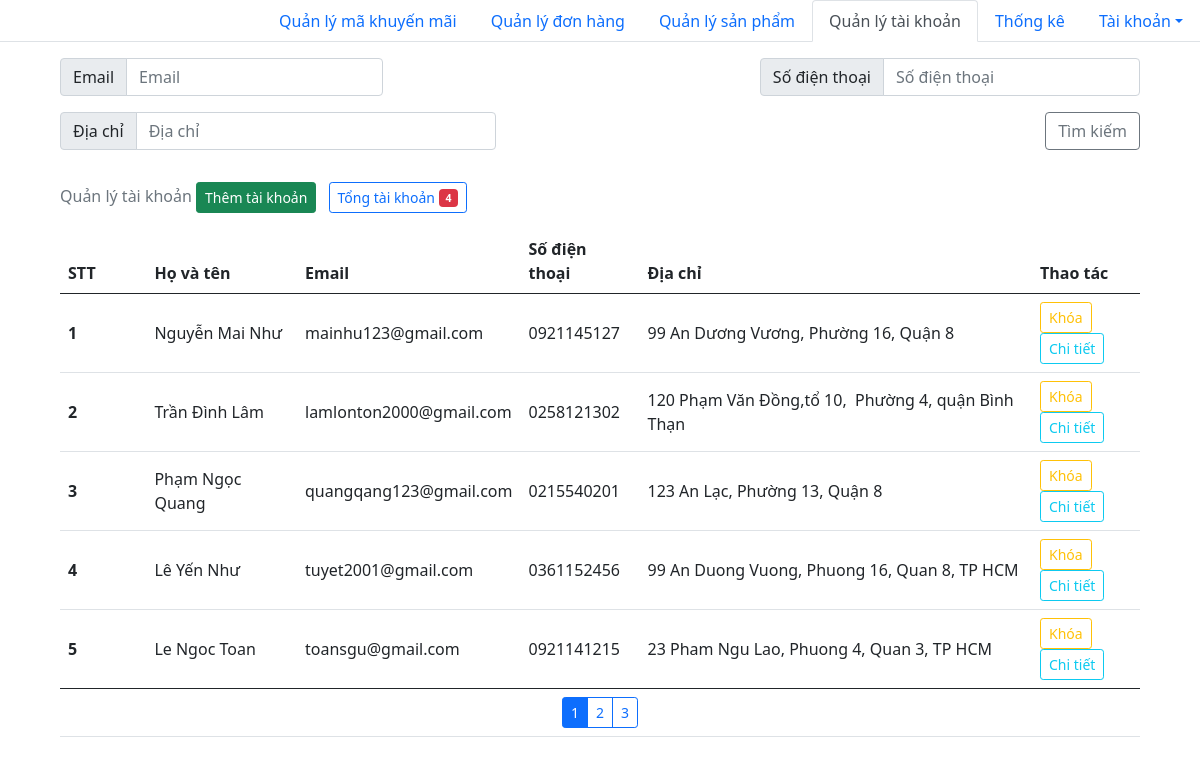
The app's page /admin/quanly_taikhoan.php, older data.
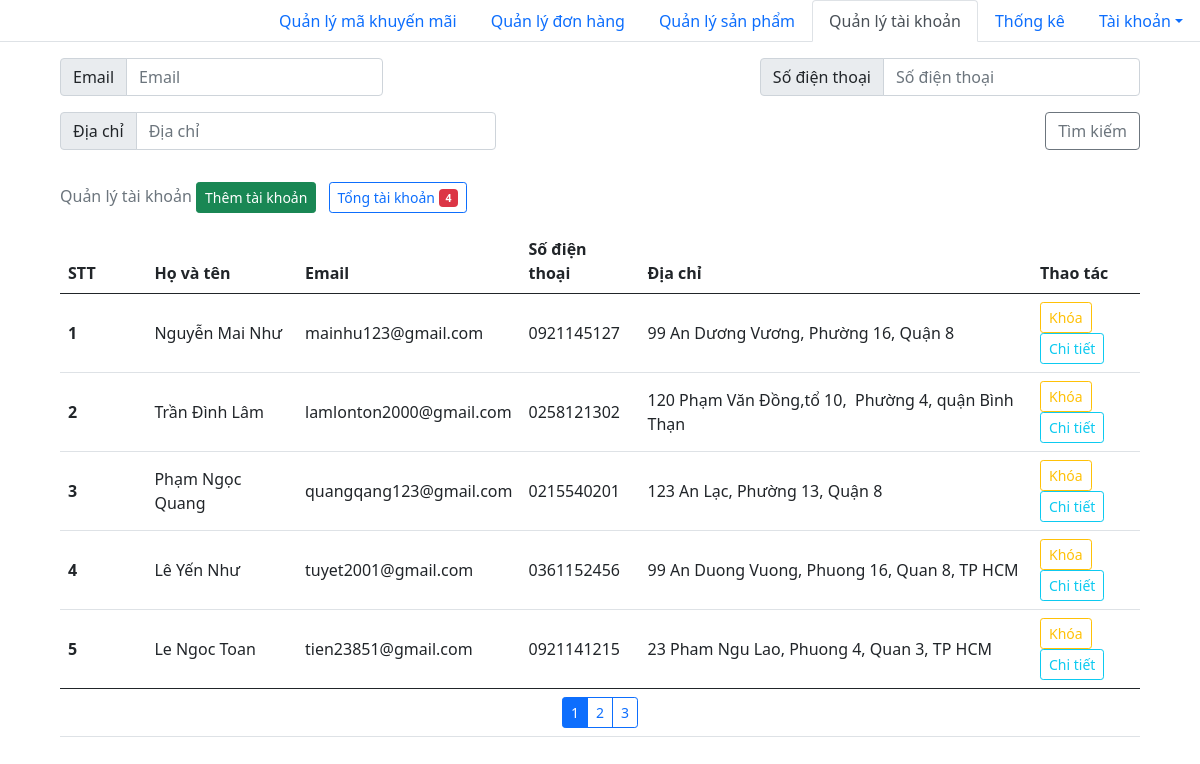
The same page, newer data.
### tables this page shows
CREATE TABLE `taikhoan` (
  `id` int(11) NOT NULL,
  `fullname` varchar(30) NOT NULL,
  `email` varchar(50) NOT NULL,
  `password` varchar(20) NOT NULL,
  `phone` varchar(11) NOT NULL,
  `address` varchar(100) NOT NULL,
  `status` tinyint(1) NOT NULL
);

### query.php (called while the page is built, shortened)
<?php
function connection(){
    $conn = mysqli_connect(HOST, USERNAME, PASSWORD, DATABASE);
    return $conn;
}
function executeResult($sql){
	$conn = connection();
	$result = mysqli_query($conn, $sql);
	$data   = [];
	if ($result != null) {
		while ($row = mysqli_fetch_assoc($result)) {
			$data[] = $row;
		}
	}
	return $data;
}
function countRow($sql){
    $conn=connection();
    $result=mysqli_query($conn, $sql);
    $numrow=0;
    if($result){
        $numrow=mysqli_num_rows($result);
    }else $numrow=0;
    return $numrow;
}
?>

### admin/quanly_taikhoan.php (the view, shortened to what this page needs)
<!DOCTYPE html>
<html lang="en">
<head>
    <link href="https://cdn.jsdelivr.net/npm/bootstrap@5.0.2/dist/css/bootstrap.min.css" rel="stylesheet">
</head>
<body>
    <ul class="nav nav-tabs justify-content-end">
        <li class="nav-item">
            <a class="nav-link" aria-current="page" href="quanly_makhuyenmai.php">Quản lý mã khuyến mãi</a>
        </li>
        <li class="nav-item">
            <a class="nav-link" aria-current="page" href="./quanly_donhang.php">Quản lý đơn hàng</a>
        </li>
        <li class="nav-item">
            <a class="nav-link" href="./quanly_sanpham.php">Quản lý sản phẩm</a>
        </li>
        <li class="nav-item">
            <a class="nav-link active" href="#">Quản lý tài khoản</a>
        </li>
        <li class="nav-item">
            <a class="nav-link" href="./quanly_thongke.php">Thống kê</a>
        </li>
        <li class="nav-item dropdown">
            <a class="nav-link dropdown-toggle" data-bs-toggle="dropdown" href="#" role="button" aria-expanded="false">Tài khoản</a>
        </li>
    </ul>
    <div class="d-block m-auto" style="width: 90%;">
        <div class="container m-0 p-0 mt-3">
            <div class="row justify-content-md-between">
                <div class="col-md-auto">
                    <div class="input-group mb-3">
                        <span class="input-group-text" id="basic-addon1">Email</span>
                        <input type="search" class="form-control" placeholder="Email" aria-label="Email" id="button-addon1">
                    </div>
                </div>
                <div class="col-md-auto">
                    <div class="input-group mb-3">
                        <span class="input-group-text" id="basic-addon1">Số điện thoại</span>
                        <input type="search" class="form-control" placeholder="Số điện thoại" aria-label="Số điện thoại" id="button-addon2">
                    </div>
                </div>
                <div class="col col-lg-5">
                    <div class="input-group mb-3">
                        <span class="input-group-text" id="basic-addon1">Địa chỉ</span>
                        <input type="search" class="form-control" placeholder="Địa chỉ" id="button-addon3">
                    </div>
                </div>
                <div class="col-md-auto">
                    <button class="btn btn-outline-secondary" type="button" id="" onclick="search()">Tìm kiếm</button>
                </div>
            </div>
        </div>
        <?php
        require_once('../query.php');
        $page = isset($_GET['page']) ? $_GET['page'] : 1;
        $start = ($page - 1) * 5;
        $result = executeResult("SELECT * FROM taikhoan LIMIT $start, 5");
        $count = countRow("SELECT * FROM taikhoan");
        ?>
        <table class="table align-middle caption-top" id="table_taikhoan">
            <caption>
                Quản lý tài khoản
                <a class="btn btn-success btn-sm" href="./quanly_taikhoan_them.php">Thêm tài khoản</a>
                <div type="button" class="btn btn-sm btn-outline-primary m-2" onclick="sendMail()">
                    Tổng tài khoản <span class="badge bg-danger" id="badge">4</span>
                </div>
            </caption>
            <thead>
                <tr>
                    <th scope="col" style="width:8%">
                        <label>STT</label>
                    </th>
                    <th scope="col">Họ và tên</th>
                    <th scope="col">Email</th>
                    <th scope="col">Số điện thoại</th>
                    <th scope="col">Địa chỉ</th>
                    <th scope="col" style="width:10%">Thao tác</th>
                </tr>
            </thead>
            <tbody id="table_tbody_taikhoan">
                <?php
                foreach ($result as $tk) {
                    echo '<tr>
                        <th scope="row"><label>' . ++$start . '</label></th>
                                <td>' . $tk['fullname'] . '</td>
                                <td>' . $tk['email'] . '</td>
                                <td>' . $tk['phone'] . '</td>
                                <td>' . $tk['address'] . '</td>
                            <td>
                                <button class="btn btn-outline-warning btn-sm">Khóa</button>
                                <button onclick="details(' . $tk['id'] . ')" type="button" class="btn btn-outline-info btn-sm" id="detail' . $tk['id'] . '" data-bs-toggle="modal" data-bs-target="#exampleModal">
                            Chi tiết
                        </button>
                                </td>
                            </tr>';
                }
                ?>
            </tbody>
            <tfoot>
                <td colspan="6" style="text-align:center">
                    <div class="align-items-center btn-group btn-group-sm" role="group" aria-label="First group" id="table_tfoot_taikhoan">
                        <?php
                        for ($i = 0; $i < ceil(($count) / 5); $i++) {
                            if($i==$page-1){
                                echo '<button type="button" class="btn btn-outline-primary active" onclick="phantrang(' . $i + 1 . ')">' . $i + 1 . '</button>';
                            }else  echo '<button type="button" class="btn btn-outline-primary" onclick="phantrang(' . $i + 1 . ')">' . $i + 1 . '</button>';
                        }
                        ?>
                    </div>
                </td>
            </tfoot>
        </table>
    </div>
</body>
</html>

Row changes from the older to the newer data that the page shows:
changed taikhoan "Le Ngoc Toan": email "toansgu@gmail.com" → "tien23851@gmail.com"
